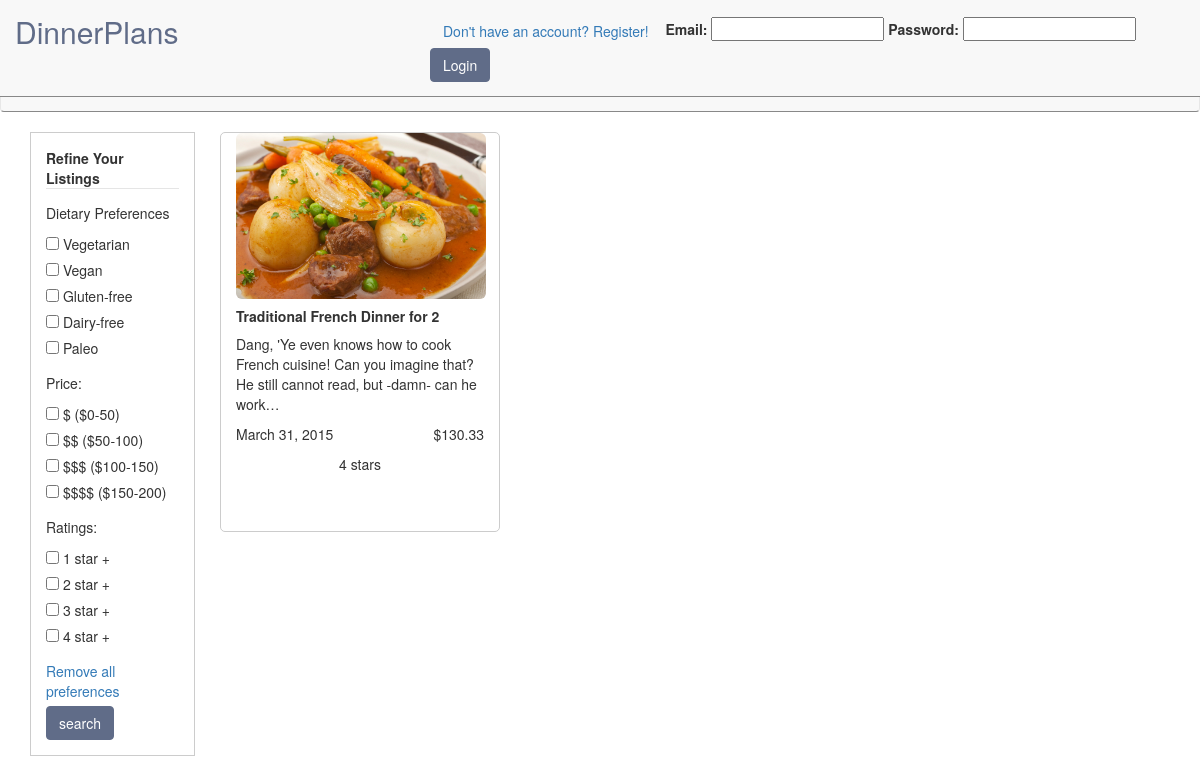
Page /meals/listings/3 on the committed database.
### tables this page shows
CREATE TABLE `options` (
  `id` int(11) NOT NULL AUTO_INCREMENT,
  `option` varchar(45) DEFAULT NULL,
  PRIMARY KEY (`id`)
);

CREATE TABLE `meals` (
  `id` int(11) NOT NULL AUTO_INCREMENT,
  `meal` varchar(125) DEFAULT NULL,
  `description` text,
  `user_id` int(11) NOT NULL,
  `highest_bidder` int(11) DEFAULT NULL,
  `initial_price` float DEFAULT NULL,
  `category_id` int(11) NOT NULL,
  `created_at` datetime DEFAULT NULL,
  `current_price` float DEFAULT NULL,
  `ended_at` datetime DEFAULT NULL,
  `meal_date` datetime DEFAULT NULL,
  `duration` int(11) DEFAULT NULL,
  PRIMARY KEY (`id`),
  KEY `fk_items_users_idx` (`user_id`),
  KEY `fk_items_categories1_idx` (`category_id`),
  CONSTRAINT `fk_items_categories1` FOREIGN KEY (`category_id`) REFERENCES `categories` (`id`) ON DELETE NO ACTION ON UPDATE NO ACTION,
  CONSTRAINT `fk_items_users` FOREIGN KEY (`user_id`) REFERENCES `users` (`id`) ON DELETE NO ACTION ON UPDATE NO ACTION
);

### application/controllers/meals.php (called while the page is built, shortened)
<?php
class Meals extends CI_Controller
{
	public function __construct()
	{
	    $this->load->model("Meal");
		$this->load->helper('text');
	}
	public function index($category=0)
	{
		if(!empty($this->input->get()))
		{
			$meals = $this->filter_listing($this->input->get());
		}
		else if($category)
		{
			$meals = $this->Meal->show_meals_by_category($category);
		}
		else
		{
			$meals = $this->Meal->show_meals();
		}
		$categories = $this->Meal->show_categories();
		$options = $this->Meal->show_options();
		$view_data = array(
			"meals" => $meals,
			"categories" => $categories,
			"options" => $options
		);
		$this->load->view('meals/listings', $view_data);
	}
}

### index.php (called while the page is built, shortened)
<?php
require_once BASEPATH.'core/CodeIgniter.php';

### application/models/meal.php (called while the page is built, shortened)
<?php
class Meal extends CI_Model
{
	function show_options()
	{
		return $this->db->query("SELECT * FROM options;")->result_array();
	}
	function show_options_by_meal($id)
	{
		$query = "SELECT GROUP_CONCAT(' ',o.option) AS options FROM options o INNER JOIN meal_has_options mho on o.id = mho.option_id WHERE mho.meal_id = ?;";
		$values = array($id);
		$result = $this->db->query($query,$values)->row_array();
		$options = $result["options"];
		return $options;
	}
	function show_meals_by_category($category)
	{
		$query = "SELECT m.* FROM meals m LEFT JOIN meal_has_options mho on m.id = mho.meal_id WHERE m.category_id = ? AND ended_at IS NULL GROUP BY m.id ORDER BY m.meal_date;";
		$values = array($category);
		$result = $this->db->query($query,$values)->result_array();
		return $result;
	}
	public function get_meal_img($item_number)
	{
		$query = "SELECT file_path AS img_path FROM images LEFT JOIN meal_has_images ON meal_has_images.image_id = images.id LEFT JOIN meals ON meal_has_images.meal_id = meals.id WHERE meals.id = ? ORDER BY images.created_at DESC LIMIT 1";
		$returned = $this->db->query($query, array($item_number))->row_array();
		return $returned;
	}
}

### application/views/meals/listings.php (the view, shortened to what this page needs)
<!DOCTYPE html>
<html>
<head>
	<link rel="stylesheet" href="/assets/css/bootstrap.min.css">
	<link rel="stylesheet" type="text/css" href="/assets/css/main.css">
	<link rel="stylesheet" type="text/css" href="/assets/css/meal-listings.css">
</head>
<body>
	<div class="container">
		<div class="row content">
			<div class="col-xs-2">
				<form action="/meals/filter/" name="preferences" class="preferences" method="get">
					<fieldset>
						<legend>Refine Your Listings</legend>
						<div class="control-group">
							<p>Dietary Preferences</p>
<?php
						foreach ($options as $option)
						{
							$checkbox = 'dietary_' . $option['id'];
?>
							<label>
								<input name="dietary_<?=$option["id"]?>" type="checkbox" class="chkbox" value="<?=$option["id"]?>"
<?php
								if($this->input->get($checkbox))
								{
									echo "checked";
								}
?>
								> <?=$option["option"]?>
							</label>
<?php
						}
?>
						</div>
						<div class="control-group">
							<p>Price:</p>
							<label>
								<input name="price_1" type="checkbox" class="chkbox" value="1"
<?php
								if($this->input->get("price_1"))
								{
									echo "checked";
								}
?>
								> $ ($0-50)
							</label>
							<label>
								<input name="price_2" type="checkbox" class="chkbox" value="2"
<?php
								if($this->input->get("price_2"))
								{
									echo "checked";
								}
?>
								> $$ ($50-100)
							</label>
							<label>
								<input name="price_3" type="checkbox" class="chkbox" value="3"
<?php
								if($this->input->get("price_3"))
								{
									echo "checked";
								}
?>
								> $$$ ($100-150)
							</label>
							<label>
								<input name="price_4" type="checkbox" class="chkbox" value="4"
<?php
								if($this->input->get("price_4"))
								{
									echo "checked";
								}
?>
								> $$$$ ($150-200)
							</label>
						</div>
						<div class="control-group">
							<p>Ratings:</p>
							<label>
								<input name="rating_1" type="checkbox" class="chkbox" value="1"
								<?php
									if($this->input->get("rating_1"))
									{
										echo "checked";
									}
	?>
								> 1 star +
							</label>
							<label>
								<input name="rating_2" type="checkbox" class="chkbox" value="2"
<?php
								if($this->input->get("rating_2"))
								{
									echo "checked";
								}
?>
								> 2 star +
							</label>
							<label>
								<input name="rating_3" type="checkbox" class="chkbox" value="3"
<?php
								if($this->input->get("rating_3"))
								{
									echo "checked";
								}
?>
								> 3 star +
							</label>
							<label>
								<input name="rating_4" type="checkbox" class="chkbox" value="4"
<?php
								if($this->input->get("rating_4"))
								{
									echo "checked";
								}
?>
								> 4 star +
							</label>
						</div>
						<label>
							<a href="/meals/listings/" id="uncheckAll">Remove all preferences</a>
						</label>
						<input type="submit" value="search" class="btn blue">
					</fieldset>
				</form>
			</div>
			<div class="col-xs-10">
				<div class="row">
<?php
			foreach ($meals as $meal)
			{
				$meal['img'] = $this->Meal->get_meal_img($meal['id'])['img_path'];
				$meal['options'] = $this->Meal->show_options_by_meal($meal['id']);
				$meal["description"] = character_limiter($meal["description"],115,'&#8230;');
?>
					<div class="col-xs-4 meal-box">
						<a href="/meals/listing/<?=$meal["id"]?>"><img src="<?=$meal["img"]?>" class="img-rounded sm"></a>
						<h5><strong><?=$meal["meal"]?></strong></h5>
						<p class="description"><?=$meal["description"]?></p>
						<div class="row">
							<div class="col-xs-6">
								<p class="date">March 31, 2015</p>
							</div>
							<div class="col-xs-6">
								<p class="price text-right">$<?=number_format($meal["current_price"],2,'.','')?></p>
							</div>
						</div>
						<p class="rating text-center">4 stars</p>
					</div>
<?php
				}
?>
				</div>
			</div>
		</div>
	</div>
</body>
</html>

### assets/css/main.css (style rules this page uses)
* { margin: 0; padding: 0; }
.blue { border: 1px solid #606c88; background-color: #606c88; color: white; }
body { padding-top: 60px; }

### assets/css/meal-listings.css (style rules this page uses)
form.preferences { display:inline-block; border:1px solid #ccc; padding: 15px; }
div.control-group { margin-bottom: 15px; }
form.preferences label { display:block; margin-right:8px; }
form.preferences legend { font-size:14px; font-weight:bold; margin-bottom: 4px; }
form.preferences label { display:block; font-weight: normal; }
form.preferences p { margin-top:10px; }
img.sm { width:250px; height:auto; max-height: 175px; }
div.meal-box { border: 1px solid #ccc; border-radius: 5px 5px 5px 5px; margin:0px 10px 10px 10px; width:280px; min-height:400px; }

### rows in the picture
options: option "Vegetarian"
options: option "Vegan"
options: option "Gluten-free"
options: option "Dairy-free"
options: option "Paleo"
meals: meal "Traditional French Dinner for 2", description "Dang, 'Ye even knows how to cook French cuisine! Can you imagine that? He still cannot read, but -damn- can he work…", current_price "130.33"
